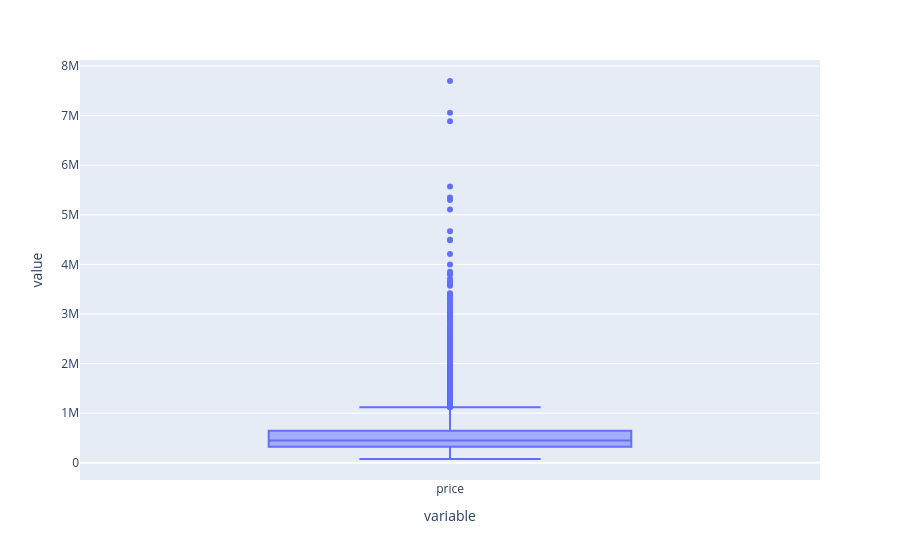

Notebook code for this chart:
### Code cell
px.box(df["price"])

### Figure 1 — Plotly figure (JSON) as saved in the notebook; plotly's stock layout.template omitted (floating-point values rounded to 4 significant figures; data arrays with more than 128 entries replaced by an {"elided": "..."} marker saying what was removed)
{"data": [{"alignmentgroup": "True", "hovertemplate": "variable=%{x}<br>value=%{y}<extra></extra>", "legendgroup": "", "marker": {"color": "#636efa"}, "name": "", "notched": false, "offsetgroup": "", "orientation": "v", "showlegend": false, "type": "box", "x": {"elided": "21613 str values"}, "x0": " ", "xaxis": "x", "y": {"elided": "21613 int values"}, "y0": " ", "yaxis": "y"}], "layout": {"boxmode": "group", "legend": {"tracegroupgap": 0}, "margin": {"t": 60}, "xaxis": {"anchor": "y", "domain": [0, 1], "title": {"text": "variable"}}, "yaxis": {"anchor": "x", "domain": [0, 1], "title": {"text": "value"}}}}
